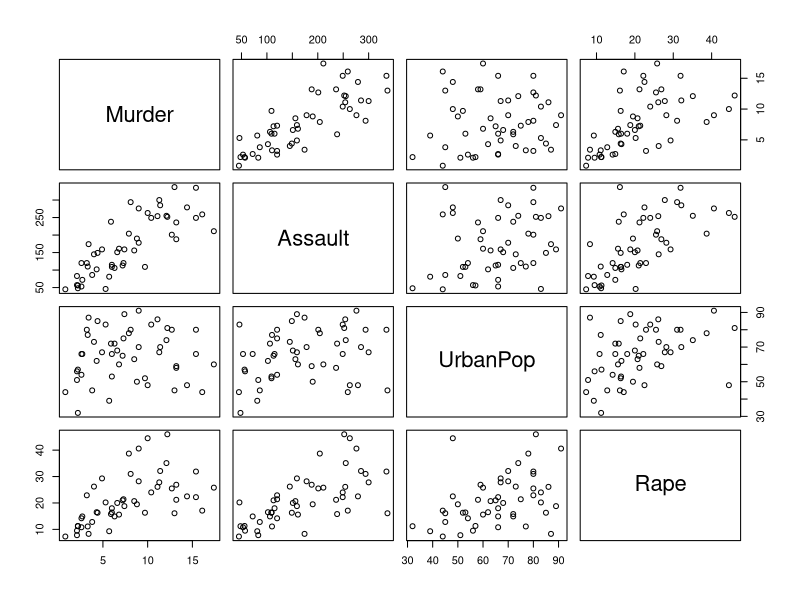
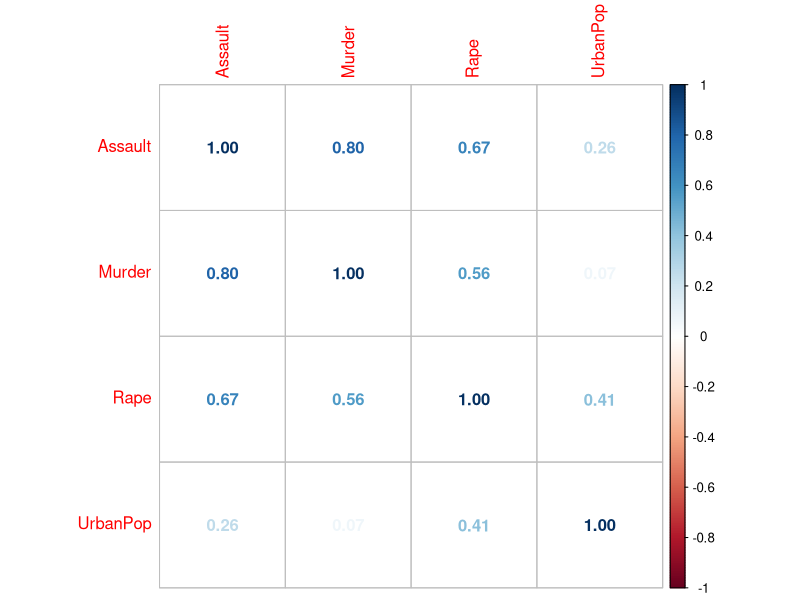
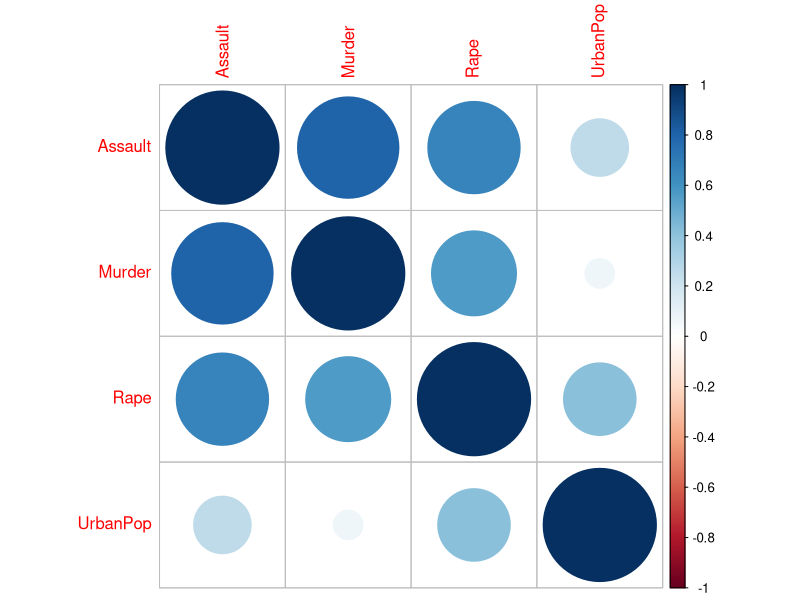

These charts were generated, in order, by the following R code:
# CORRELAÇÃO VARIÁVEIS NUMÉRICAS

library(corrplot) 
library(dplyr)
library(ggplot2)

# TABELA DE CORRELAÇÃO COM TODAS AS VARIÁVEIS #
cor(USArrests)

# GRÁFICOS DE DISPERSÃO PAREADOS DAS VARIÁVEIS #
pairs(USArrests)

# CORRPLOT DAS VARIÁVEIS #
USArrestsCor <- cor(USArrests)
corrplot(USArrestsCor, method = "number", order = 'alphabet')
corrplot(USArrestsCor, order = 'alphabet') 
